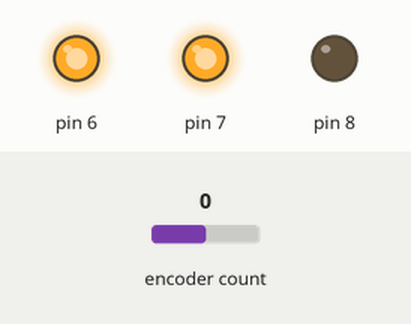
The sketch below on a simulated Arduino Uno, built with avr-gcc and run on an emulated ATmega328P. Shown: output pins drawn as LEDs (lit = HIGH). The inputs (shaded band) are chosen by the test bench; at power-on: encoder count 0.

Above: at 0.1 s.
Timing chart, 0 to 1.6 s (numbered marks = the images above):
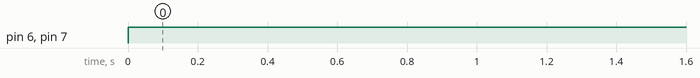

The sketch:

PID_Tuning.ino
```cpp
#define ENCODER_OPTIMIZE_INTERRUPTS

#include <AccelStepper.h>
#include <PID_v1.h>
#include <Encoder.h>

const bool inverted = true;
const int stepMode = 3;
const int stepModes[6][5] = {
  {5, 1, 0, 0, 0},
  {10, 2, 1, 0, 0},
  {20, 4, 0, 1, 0},
  {40, 8, 1, 1, 0},
  {80, 16, 0, 0, 1},
  {160, 32, 1, 1, 1}
};
double stepsPerMM;
int outputDir;
AccelStepper stepper(AccelStepper::DRIVER, 9, 8);

double setPoint, input, output, scaleFactor;
double kp, ki, kd;
PID pid(&input, &output, &setPoint, kp, ki, kd, DIRECT);

Encoder encoder(2, 3);

long counter = 0;

void setup() {

  if (inverted) {
    outputDir = 1;
    kp = 55.00;
    ki = 600;
    kd = 5;
    scaleFactor = -1/37.5;
  } else {
    outputDir = -1;
    kp = 25.00;
    ki = 0.00;
    kd = 0.1;
    scaleFactor = -1/100;
  }

  pid = PID(&input, &output, &setPoint, kp, ki, kd, DIRECT);

  stepsPerMM = stepModes[stepMode][0];
  stepper.setMaxSpeed(5000000);
  stepper.setMinPulseWidth(5);
  pinMode(6, OUTPUT);
  pinMode(7, OUTPUT);
  pinMode(8, OUTPUT);
  digitalWrite(6, stepModes[stepMode][2]);
  digitalWrite(7, stepModes[stepMode][3]);
  digitalWrite(8, stepModes[stepMode][4]);

  setPoint = 0;
  pid.SetMode(AUTOMATIC);
  pid.SetOutputLimits(-1950, 1950);

  if (inverted) {
    encoder.write(-1199);
    delay(6000);
  } else {
    encoder.write(0);
  }

  while(encoder.read() < 0) {
    // NOOP
  }
}

void loop() {
  while(abs(input) < 150) {
    int count = encoder.read();
    double ang = count * (360.00 / 2400);
    input = scaleFactor*stepper.currentPosition()/stepsPerMM + 200*sin(ang*(PI/180));
    pid.Compute();
    stepper.setSpeed(outputDir*output);
    stepper.runSpeed();
  }
}
```

Measured:
- by itself, pin 6, pin 7: LOW → HIGH at 0.00 s
